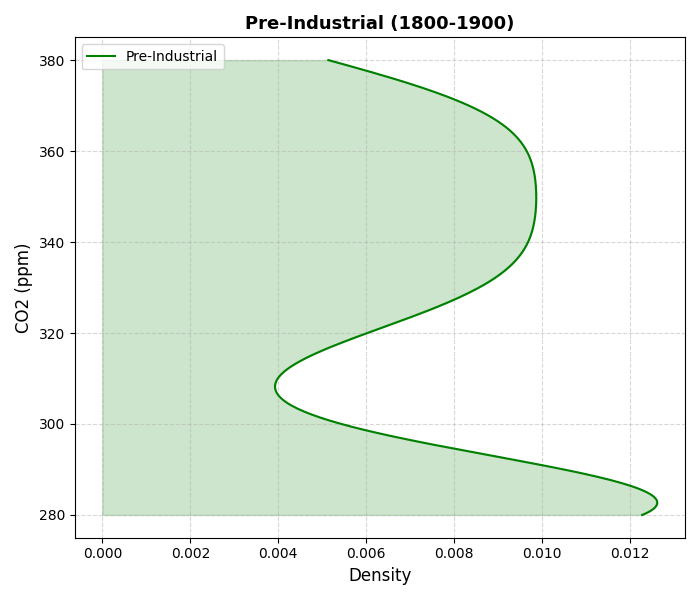

Python code for this plot:
import matplotlib.pyplot as plt
import numpy as np
from scipy.stats import kde

# Data setup
years = np.linspace(1800, 2000, 101)
co2_levels = [280]*20 + [281, 281, 282, 283, 283, 284, 285, 286, 287, 287, 
                         288, 289, 290, 292, 294, 298, 301, 305, 310, 315] + [320 + i for i in range(61)]

# Plot setup
fig, ax = plt.subplots(figsize=(7, 6))

# Kernel Density Estimation
density_co2 = kde.gaussian_kde(co2_levels, bw_method=0.3)
x_range = np.linspace(min(co2_levels), max(co2_levels), 300)

# Plotting
ax.plot(density_co2(x_range), x_range, label="Pre-Industrial", color='green')
ax.fill_betweenx(x_range, 0, density_co2(x_range), color='green', alpha=0.2)

# Titles and labels
ax.set_title('Pre-Industrial (1800-1900)', fontsize=13, fontweight='bold')
ax.set_xlabel('Density', fontsize=12)
ax.set_ylabel('CO2 (ppm)', fontsize=12)
ax.legend(loc='upper left')
ax.grid(True, linestyle='--', alpha=0.5)

# Adjust layout
plt.tight_layout()

# Display
plt.show()
